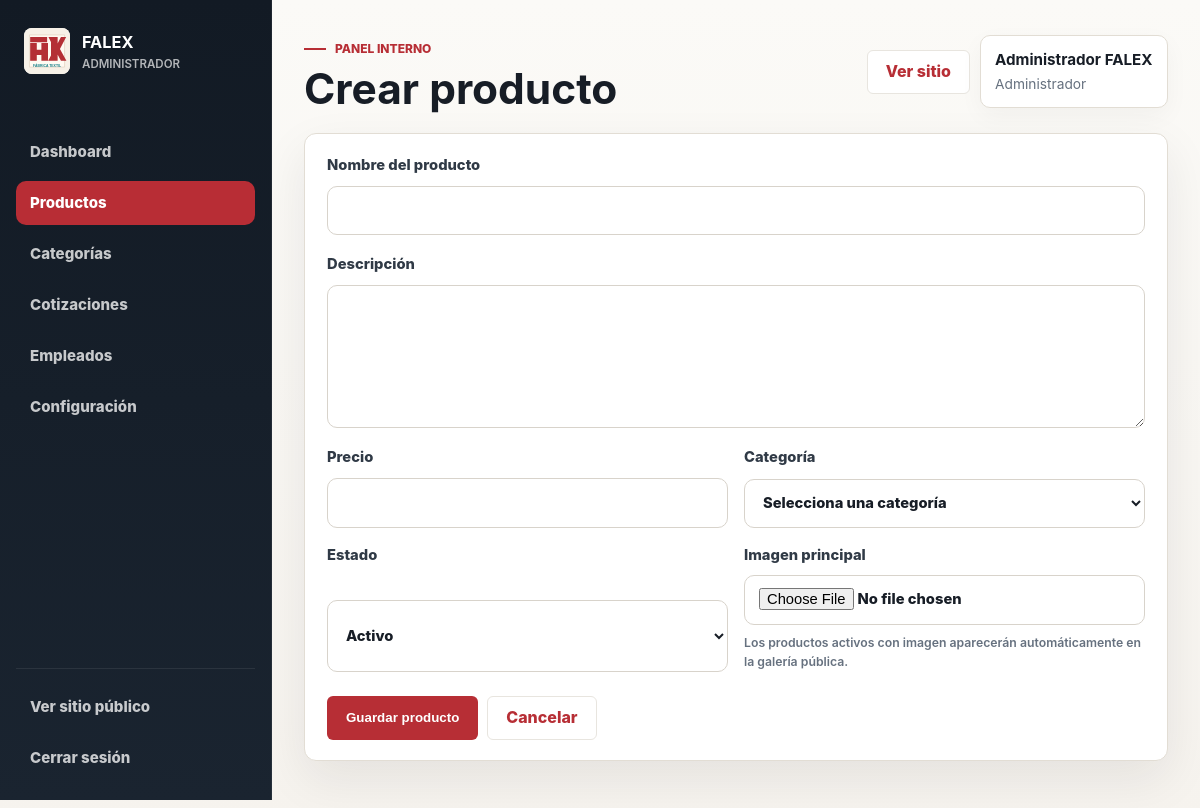
The app's page /admin/product_form.php (signed in) with its own data.
### tables this page shows
CREATE TABLE IF NOT EXISTS usuarios (
  id INT AUTO_INCREMENT PRIMARY KEY,
  nombre VARCHAR(120) NOT NULL,
  correo VARCHAR(160) NOT NULL,
  usuario VARCHAR(80) NOT NULL UNIQUE,
  password_hash VARCHAR(255) NOT NULL,
  rol ENUM('administrador', 'empleado') NOT NULL DEFAULT 'empleado',
  estado ENUM('activo', 'inactivo') NOT NULL DEFAULT 'activo',
  fecha_creacion TIMESTAMP NOT NULL DEFAULT CURRENT_TIMESTAMP
);

### includes/helpers.php (called while the page is built, shortened)
<?php
function e(?string $value): string
{
    return htmlspecialchars((string) $value, ENT_QUOTES, 'UTF-8');
}
function url(string $path = ''): string
{
    $base = rtrim(dirname($_SERVER['SCRIPT_NAME']), '/\\');
    if (str_contains($base, '/admin')) {
        $base = dirname($base);
    }
    return ($base === '/' ? '' : $base) . '/' . ltrim($path, '/');
}

### config/database.php (called while the page is built, shortened)
<?php
function db(): PDO
{
    static $pdo = null;
    if ($pdo instanceof PDO) {
        return $pdo;
    }
    $dsn = 'mysql:host=' . DB_HOST . ';port=' . DB_PORT . ';dbname=' . DB_NAME . ';charset=' . DB_CHARSET;
    $pdo = new PDO($dsn, DB_USER, DB_PASS, [
        PDO::ATTR_ERRMODE => PDO::ERRMODE_EXCEPTION,
        PDO::ATTR_DEFAULT_FETCH_MODE => PDO::FETCH_ASSOC,
        PDO::ATTR_EMULATE_PREPARES => false,
        PDO::ATTR_TIMEOUT => 3,
    ]);
    return $pdo;
}

### includes/auth.php (called while the page is built, shortened)
<?php
require_once __DIR__ . '/../config/database.php';
require_once __DIR__ . '/helpers.php';
function current_user(): ?array
{
    static $user = null;
    if ($user !== null) {
        return $user;
    }
    try {
        $stmt = db()->prepare('SELECT id, nombre, correo, usuario, rol, estado FROM usuarios WHERE id = ? LIMIT 1');
        $stmt->execute([$_SESSION['user_id']]);
        $user = $stmt->fetch() ?: null;
    } catch (PDOException) {
        return null;
    }
    return $user;
}
function require_login(): void
{
    if (!current_user()) {
        redirect('login.php');
    }
}

### admin/product_form.php (the view, shortened to what this page needs)
<?php
require_once __DIR__ . '/../includes/admin_layout.php';
$id = (int) ($_GET['id'] ?? 0);
$product = [
    'nombre' => '',
    'descripcion' => '',
    'precio' => '',
    'categoria_id' => '',
    'imagen' => null,
    'estado' => 'activo',
];
admin_header($id > 0 ? 'Editar producto' : 'Crear producto');
?>
<section class="admin-panel narrow-panel">
  <form class="admin-form" method="post" enctype="multipart/form-data">
    <label>Nombre del producto<input type="text" name="nombre" value="<?= e($product['nombre']) ?>" required></label>
    <label>Descripción<textarea name="descripcion" rows="5" required><?= e($product['descripcion']) ?></textarea></label>
    <div class="form-grid">
      <label>Precio<input type="number" name="precio" min="0" step="0.01" value="<?= e((string) $product['precio']) ?>" required></label>
      <label>Categoría
        <select name="categoria_id" required>
          <option value="">Selecciona una categoría</option>
        </select>
      </label>
      <label>Estado
        <select name="estado">
          <option value="activo" <?= $product['estado'] === 'activo' ? 'selected' : '' ?>>Activo</option>
        </select>
      </label>
      <label>Imagen principal<input type="file" name="imagen" accept="image/jpeg,image/png,image/webp"><small>Los productos activos con imagen aparecerán automáticamente en la galería pública.</small></label>
    </div>
    <div class="form-actions">
      <button class="btn btn-primary" type="submit">Guardar producto</button>
      <a class="btn btn-secondary" href="<?= e(url('admin/products.php')) ?>">Cancelar</a>
    </div>
  </form>
</section>
<?php admin_footer(); ?>

### includes/admin_layout.php (shortened to what this page needs)
<?php
require_once __DIR__ . '/auth.php';
function admin_header(string $title): void
{
    require_login();
    $user = current_user();
    $current = basename($_SERVER['SCRIPT_NAME']);
    $menu = [
        ['Dashboard', 'index.php', ['index.php']],
        ['Productos', 'products.php', ['products.php', 'product_form.php']],
        ['Categorías', 'categories.php', ['categories.php']],
    ];
    if (is_admin()) {
        $menu[] = ['Cotizaciones', 'quotes.php', ['quotes.php']];
        $menu[] = ['Empleados', 'employees.php', ['employees.php']];
        $menu[] = ['Configuración', 'settings.php', ['settings.php']];
    }
    ?>
<!DOCTYPE html>
<html lang="es">
<head>
  <link rel="stylesheet" href="<?= e(url('css/styles.css?v=' . filemtime(__DIR__ . '/../css/styles.css'))) ?>">
  <link rel="stylesheet" href="<?= e(url('css/admin.css?v=' . filemtime(__DIR__ . '/../css/admin.css'))) ?>">
</head>
<body class="admin-body">
  <aside class="admin-sidebar">
    <a class="brand admin-brand" href="<?= e(url('admin/index.php')) ?>">
      <img src="<?= e(url('assets/logo-falex.svg')) ?>" alt="FALEX" width="62" height="62">
      <span><strong>FALEX</strong><small><?= e($user['rol']) ?></small></span>
    </a>
    <nav class="admin-menu" aria-label="Panel administrativo">
      <?php foreach ($menu as [$label, $href, $matches]): ?>
        <a class="<?= in_array($current, $matches, true) ? 'active' : '' ?>" href="<?= e(url('admin/' . $href)) ?>"><?= e($label) ?></a>
      <?php endforeach; ?>
    </nav>
    <div class="admin-sidebar-footer">
      <a href="<?= e(url('index.php')) ?>" target="_blank" rel="noopener">Ver sitio público</a>
      <a href="<?= e(url('logout.php')) ?>">Cerrar sesión</a>
    </div>
  </aside>
  <main class="admin-main">
    <header class="admin-topbar">
      <div>
        <p class="eyebrow">Panel interno</p>
        <h1><?= e($title) ?></h1>
      </div>
      <div class="admin-topbar-actions">
        <a class="btn btn-secondary" href="<?= e(url('index.php')) ?>" target="_blank" rel="noopener">Ver sitio</a>
        <div class="admin-user">
          <strong><?= e($user['nombre']) ?></strong>
          <span><?= e($user['rol']) ?></span>
        </div>
      </div>
    </header>
    <?php
}
function admin_footer(): void
{
    ?>
  </main>
</body>
</html>
    <?php
}

### css/admin.css (style rules this page uses)
:root { --admin-bg: #f6f3ee; --admin-panel: #ffffff; --admin-ink: #171d26; --admin-muted: #66717f; --admin-line: #e2ddd4; --admin-soft: #faf8f4; --admin-brand: #b82d35; --admin-brand-dark: #8f2027; --admin-sidebar: #121a24; --admin-sidebar-soft: #1a2430; --admin-shadow: 0 18px 48px rgba(23, 29, 38, 0.08); }
body.admin-body { min-height: 100vh; display: grid; grid-template-columns: 272px minmax(0, 1fr); color: var(--admin-ink); background: linear-gradient(180deg, #fbfaf7 0%, var(--admin-bg) 100%), linear-gradient(90deg, rgba(23, 29, 38, 0.025) 1px, transparent 1px); background-size: auto, 48px 48px; }
body.admin-body::before { content: none; }
.admin-sidebar { position: sticky; top: 0; height: 100vh; display: flex; flex-direction: column; gap: 18px; padding: 20px 16px; overflow-y: auto; background: linear-gradient(180deg, var(--admin-sidebar), var(--admin-sidebar-soft)); }
.admin-brand { gap: 12px; min-width: 0; padding: 8px; }
.admin-brand img { width: 46px; height: 46px; border: 0; border-radius: 8px; box-shadow: none; }
.admin-brand strong { color: #fff; font-size: 1.02rem; }
.admin-brand small { max-width: 150px; overflow: hidden; color: rgba(255, 255, 255, 0.68); font-size: 0.72rem; text-overflow: ellipsis; white-space: nowrap; }
.admin-menu, .admin-sidebar-footer { display: grid; gap: 7px; }
.admin-menu { margin-top: 4px; }
.admin-sidebar-footer { margin-top: auto; padding-top: 16px; border-top: 1px solid rgba(255, 255, 255, 0.08); }
.admin-menu a, .admin-sidebar-footer a { min-height: 44px; display: flex; align-items: center; padding: 10px 14px; border-radius: 10px; color: rgba(255, 255, 255, 0.76); font-size: 0.94rem; font-weight: 800; }
.admin-menu a.active { color: #fff; background: var(--admin-brand); }
.admin-main { width: min(100%, 1280px); padding: 30px 32px 56px; }
.admin-topbar { display: flex; align-items: flex-start; justify-content: space-between; gap: 20px; margin-bottom: 22px; }
.admin-topbar .eyebrow { margin-bottom: 8px; }
.admin-topbar h1 { margin: 0; font-size: clamp(2.15rem, 3vw, 3.2rem); line-height: 1.02; }
.admin-topbar-actions { display: flex; align-items: center; gap: 10px; flex-shrink: 0; }
.admin-user { min-width: 188px; padding: 12px 14px; border: 1px solid var(--admin-line); border-radius: 10px; background: #fff; box-shadow: 0 8px 24px rgba(23, 29, 38, 0.04); }
.admin-user strong, .admin-user span { display: block; }
.admin-user span { color: var(--admin-muted); font-size: 0.86rem; }
.dashboard-summary, .admin-panel, .admin-stats article { border: 1px solid var(--admin-line); border-radius: 12px; background: var(--admin-panel); box-shadow: var(--admin-shadow); }
.quick-actions, .form-actions, .actions { display: flex; flex-wrap: wrap; gap: 9px; }
.admin-panel { padding: 22px; }
.narrow-panel { max-width: 920px; }
.admin-form { display: grid; gap: 18px; }
.admin-form label { display: grid; gap: 8px; color: #303a46; font-size: 0.92rem; font-weight: 850; }
.admin-form input, .admin-form select, .admin-form textarea { width: 100%; min-height: 48px; padding: 12px 14px; border: 1px solid #d8d3cb; border-radius: 10px; color: var(--admin-ink); font: inherit; background: #fff; }
.admin-form textarea { resize: vertical; }
.admin-form label small { color: var(--admin-muted); font-weight: 600; }
.form-grid { display: grid; grid-template-columns: repeat(2, minmax(0, 1fr)); gap: 16px; }

### records on screen
usuarios: rol "ADMINISTRADOR", nombre "Administrador FALEX", rol "Administrador"

### other values on screen
$label "Dashboard"
$label "Productos"
$label "Categorías"
$label "Cotizaciones"
$label "Empleados"
$label "Configuración"
$title "Crear producto"
